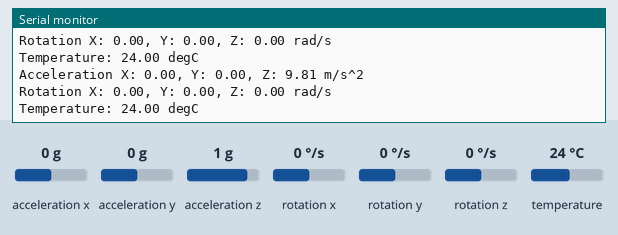
The program below on a simulated ESP32. Shown: the last lines printed to the serial monitor. The test bench sets the inputs (shaded band); at power-on: acceleration x 0 g, acceleration y 0 g, acceleration z 1 g, rotation x 0 °/s, rotation y 0 °/s, rotation z 0 °/s, temperature 24 °C. WiFi joins after 1.5 s; servers stay silent unless stated; uploads are accepted with an empty reply.

Above: at 3.2 s.
3.3 s: acceleration x set to -1.4 g
At 3.95 s:
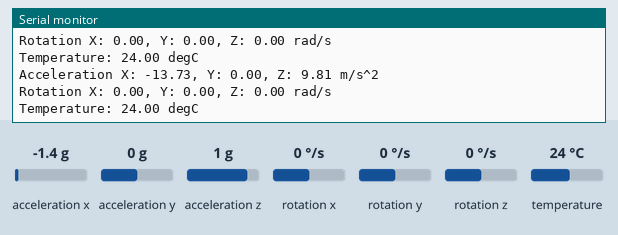
4.8 s: acceleration y set to -1.4 g
At 5.49 s:
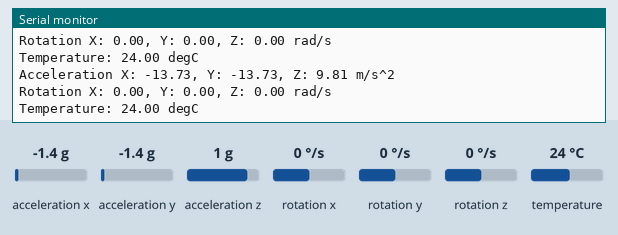
6.3 s: acceleration z set to -1.4 g
At 6.72 s:
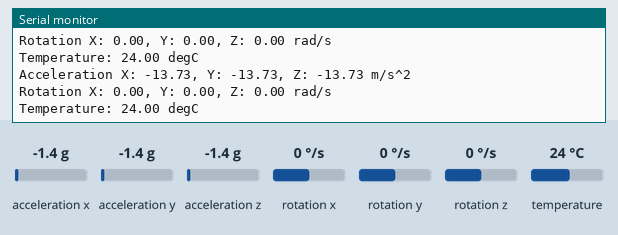
7.8 s: rotation x set to -192 °/s
At 8.25 s:
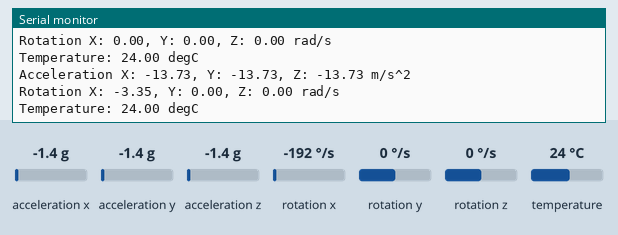
9.3 s: rotation y set to -192 °/s
At 9.79 s:
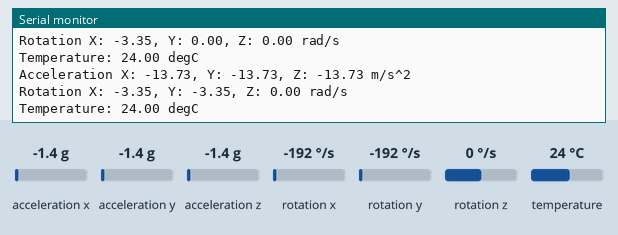

Measured:
- after the input at 3.3 s, the serial monitor: prints a new line after 0.44 s (image 1)
- after the input at 4.8 s, the serial monitor: prints a new line after 0.48 s (image 2)
- after the input at 6.3 s, the serial monitor: prints a new line after 0.21 s (image 3)
- after the input at 7.8 s, the serial monitor: prints a new line after 0.24 s (image 4)
- after the input at 9.3 s, the serial monitor: prints a new line after 0.28 s (image 5)

The program:

main.cpp
```cpp
#include <Arduino.h>
#include <Adafruit_MPU6050.h>
#include <Adafruit_Sensor.h>
#include <Wire.h>
#include <WiFi.h>
#include <HTTPClient.h>

Adafruit_MPU6050 mpu6050;

const char* SSID = "Tenda_81CF20";
const char* PASSWORD = "mwUnUEEXA6";

void setup() {
    Serial.begin(115200);
    Serial.print("Adafruit test...");

    if (!mpu6050.begin()) {
        Serial.println("Erro! MPU6050 not found");
    }

    Serial.println("MPU6050 found!");

    mpu6050.setAccelerometerRange(MPU6050_RANGE_8_G);
    Serial.print("Accelerometer range set to: ");
    switch (mpu6050.getAccelerometerRange()) {
        case MPU6050_RANGE_2_G:
            Serial.println("+-2G");
            break;
        case MPU6050_RANGE_4_G:
            Serial.println("+-4G");
            break;
        case MPU6050_RANGE_8_G:
            Serial.println("+-8G");
            break;
        case MPU6050_RANGE_16_G:
            Serial.println("+-16G");
            break;
    }

    mpu6050.setGyroRange(MPU6050_RANGE_500_DEG);
    Serial.print("Gyro range set to: ");
    switch (mpu6050.getGyroRange()) {
        case MPU6050_RANGE_250_DEG:
            Serial.println("+- 250 deg/s");
            break;
        case MPU6050_RANGE_500_DEG:
            Serial.println("+- 500 deg/s");
            break;
        case MPU6050_RANGE_1000_DEG:
            Serial.println("+- 1000 deg/s");
            break;
        case MPU6050_RANGE_2000_DEG:
            Serial.println("+- 2000 deg/s");
            break;
    }

    mpu6050.setFilterBandwidth(MPU6050_BAND_5_HZ);
    Serial.print("Filter bandwidth set to: ");
    switch (mpu6050.getFilterBandwidth()) {
        case MPU6050_BAND_260_HZ:
            Serial.println("260 Hz");
            break;
        case MPU6050_BAND_184_HZ:
            Serial.println("184 Hz");
            break;
        case MPU6050_BAND_94_HZ:
            Serial.println("94 Hz");
            break;
        case MPU6050_BAND_44_HZ:
            Serial.println("44 Hz");
            break;
        case MPU6050_BAND_21_HZ:
            Serial.println("21 Hz");
            break;
        case MPU6050_BAND_10_HZ:
            Serial.println("10 Hz");
            break;
        case MPU6050_BAND_5_HZ:
            Serial.println("5 Hz");
            break;
    }

    WiFi.begin(SSID, PASSWORD);
    while(WiFi.status() != WL_CONNECTED) {
        delay(1000);
        Serial.println("WiFi connecting...");
    }

    Serial.printf("WiFi connected to %s", SSID);
}

void loop() {
    if (WiFi.status() == WL_CONNECTED) {
        sensors_event_t a, g, temp;
        mpu6050.getEvent(&a, &g, &temp);

        HTTPClient http;

        http.begin("http://192.168.0.178:8080/mpu/set");
        http.addHeader("Content-Type", "application/json");

        String httpPostRequest = "{\"accelX\":";
        httpPostRequest += floor(a.acceleration.x);
        httpPostRequest += ",\"accelY\":";
        httpPostRequest += floor(a.acceleration.y);
        httpPostRequest += ",\"accelZ\":";
        httpPostRequest += floor(a.acceleration.z);

        httpPostRequest += ",\"rotateX\":";
        httpPostRequest += floor(g.gyro.x);
        httpPostRequest += ",\"rotateY\":";
        httpPostRequest += floor(g.gyro.y);
        httpPostRequest += ",\"rotateZ\":";
        httpPostRequest += floor(g.gyro.z);
        httpPostRequest += "}";

        int httpCode = http.POST(httpPostRequest);
        if (httpCode > 0) {
            Serial.print("Acceleration X: ");
            Serial.print(a.acceleration.x);
            Serial.print(", Y: ");
            Serial.print(a.acceleration.y);
            Serial.print(", Z: ");
            Serial.print(a.acceleration.z);
            Serial.println(" m/s^2");

            Serial.print("Rotation X: ");
            Serial.print(g.gyro.x);
            Serial.print(", Y: ");
            Serial.print(g.gyro.y);
            Serial.print(", Z: ");
            Serial.print(g.gyro.z);
            Serial.println(" rad/s");

            Serial.print("Temperature: ");
            Serial.print(temp.temperature);
            Serial.println(" degC");

            Serial.println("");
        }

        http.end();
    }

    delay(100);
}
```
